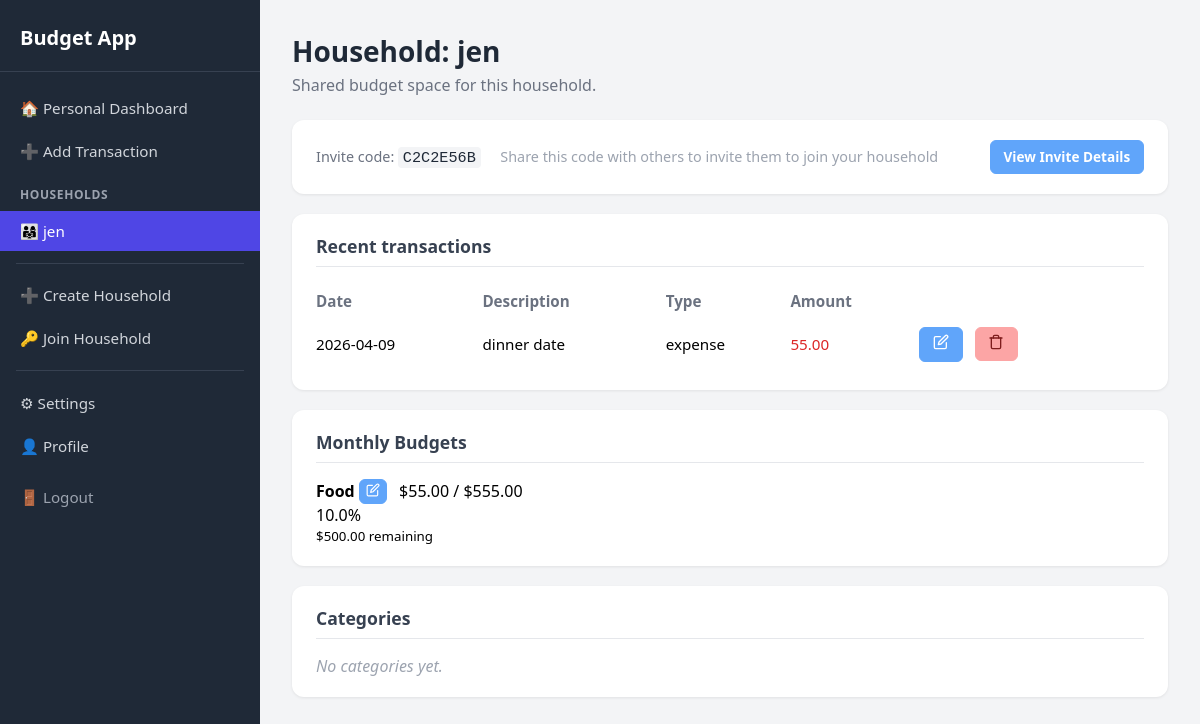
Screenshot of /household/1 (signed in) with the database file from the repository.
### app/models.py (models this page shows, shortened)
class Household(db.Model):
    __tablename__ = "household"
    household_id = db.Column(db.Integer, primary_key=True)
    name = db.Column(db.String(120), nullable=False)
    invite_code = db.Column(db.String(50), unique=True, nullable=True)
    memberships = db.relationship("HouseholdMembership", back_populates="household", lazy=True)
    categories = db.relationship("Category", backref="household", lazy=True, foreign_keys="Category.household_id")
    transactions = db.relationship("Transaction", backref="household", lazy=True)
    budgets = db.relationship("Budget", backref="household", lazy=True)

class Transaction(db.Model):
    __tablename__ = "transaction"
    transaction_id = db.Column(db.Integer, primary_key=True)
    amount = db.Column(db.Float, nullable=False)
    type = db.Column(db.String(10), nullable=False)  # "income" or "expense"
    date = db.Column(db.Date, nullable=False, default=date.today)
    description = db.Column(db.String(255), nullable=True)
    user_id = db.Column(db.Integer, db.ForeignKey("user.id"), nullable=False)
    household_id = db.Column(db.Integer, db.ForeignKey("household.household_id"), nullable=True)  # NULL = personal
    category_id = db.Column(db.Integer, db.ForeignKey("category.category_id"), nullable=True)

class Category(db.Model):
    __tablename__ = "category"
    category_id = db.Column(db.Integer, primary_key=True)
    name = db.Column(db.String(80), nullable=False)
    user_id = db.Column(db.Integer, db.ForeignKey("user.id"), nullable=True)
    household_id = db.Column(db.Integer, db.ForeignKey("household.household_id"), nullable=True)
    parent_id = db.Column(db.Integer, db.ForeignKey('category.category_id'), nullable=True)
    is_system = db.Column(db.Boolean, default=False)
    subcategories = db.relationship("Category", backref=db.backref("parent", remote_side=[category_id]), lazy=True)
    transactions = db.relationship("Transaction", backref="category", lazy=True)

class Budget(db.Model):
    __tablename__ = "budget"
    budget_id = db.Column(db.Integer, primary_key=True)
    description = db.Column(db.String(255), nullable=True)
    month = db.Column(db.Date, nullable=False)
    limit_amount = db.Column(db.Float, nullable=False)
    category_id = db.Column(db.Integer, db.ForeignKey("category.category_id"), nullable=False)
    user_id = db.Column(db.Integer, db.ForeignKey("user.id"), nullable=True)
    household_id = db.Column(db.Integer, db.ForeignKey("household.household_id"), nullable=True)
    category = db.relationship("Category", backref="budgets", lazy=True)

### app/main/dashboard.py (the view)
@bp.route("/household/<int:household_id>")
@login_required
def household_dashboard(household_id):
    household = Household.query.get(household_id)
    if not household or not current_user.is_member_of(household):
        abort(404)
    transactions = (
        Transaction.query.filter_by(household_id=household.household_id)
        .order_by(Transaction.date.desc())
        .limit(20)
        .all()
    )
    budgets = (
        Budget.query.filter_by(household_id=household.household_id)
        .order_by(Budget.month.desc())
        .limit(10)
        .all()
    )
    categories = Category.query.filter_by(household_id=household.household_id).order_by(Category.name).all()
    budget_report = get_budget_report(household_id=household.household_id)
    return render_template(
        "household.html",
        household=household,
        transactions=transactions,
        budgets=budgets,
        categories=categories,
        budget_report=budget_report,
    )

### app/models.py (called while the page is built)
    @property
    def households(self):
        return [m.household for m in self.memberships]

    def is_member_of(self, household):
        return any(m.household_id == household.household_id for m in self.memberships)

### app/templates/household.html (shortened to what this page needs)
{% extends "base.html" %}
{% block content %}
<h1 class="page-title">Household: {{ household.name }}</h1>
<p class="page-subtitle">Shared budget space for this household.</p>
<div class="card">
  <div style="display: flex; justify-content: space-between; align-items: center; gap: 1rem;">
    <div style="flex: 1;">
      <p style="margin: 0; color: #6b7280; font-size: 0.9rem;">
        Invite code: <span style="font-family: monospace; background: #f3f4f6; padding: 0.1rem 0.3rem; border-radius: 4px; font-size: 0.95rem; color: #1f2937;">{{ household.invite_code }}</span>
        <span style="margin-left: 1rem; color: #9ca3af;">Share this code with others to invite them to join your household</span>
      </p>
    </div>
    <a href="{{ url_for('main.show_invite_code', household_id=household.household_id) }}" class="btn-action btn-edit" style="margin: 0; white-space: nowrap;">View Invite Details</a>
  </div>
</div>
<div class="card">
  <h2>Recent transactions</h2>
  {% if transactions %}
  <table>
    <thead>
      <tr><th>Date</th><th>Description</th><th>Type</th><th>Amount</th></tr>
    </thead>
    <tbody>
      {% for t in transactions %}
      <tr>
        <td>{{ t.date.strftime('%Y-%m-%d') if t.date else '-' }}</td>
        <td>{{ t.description or '-' }}</td>
        <td>{{ t.type }}</td>
        <td class="amount-{{ t.type }}">{{ "%.2f"|format(t.amount) }}</td>
        <td>
          <a href="{{ url_for('main.edit_transaction', transaction_id=t.transaction_id) }}" class="btn-action btn-edit" title="Edit Transaction">
            <svg width="16" height="16" viewBox="0 0 24 24" fill="none" stroke="currentColor" stroke-width="2" stroke-linecap="round" stroke-linejoin="round">
              <path d="M11 4H4a2 2 0 0 0-2 2v14a2 2 0 0 0 2 2h14a2 2 0 0 0 2-2v-7"></path>
              <path d="M18.5 2.5a2.121 2.121 0 0 1 3 3L12 15l-4 1 1-4 9.5-9.5z"></path>
            </svg>
          </a>
          <form action="{{ url_for('main.delete_transaction', transaction_id=t.transaction_id) }}" method="POST" style="display:inline;" onsubmit="return confirm('Are you sure you want to delete this transaction?')">
            <button type="submit" class="btn-action btn-delete" title="Delete Transaction">
              <svg width="16" height="16" viewBox="0 0 24 24" fill="none" stroke="currentColor" stroke-width="2" stroke-linecap="round" stroke-linejoin="round">
                <polyline points="3,6 5,6 21,6"></polyline>
                <path d="M19,6v14a2,2,0,0,1-2,2H7a2,2,0,0,1-2-2V6m3,0V4a2,2,0,0,1,2-2h4a2,2,0,0,1,2,2V6"></path>
              </svg>
            </button>
          </form>
        </td>
      </tr>
      {% endfor %}
    </tbody>
  </table>
  {% else %}
  <p class="empty">No transactions yet.</p>
  {% endif %}
</div>
<div class="card">
  <h2>Monthly Budgets</h2>
  {% if budget_report %}
  {% for b in budget_report %}
  <div class="mb-3">
    <div class="d-flex justify-content-between">
      <strong>{{ b.category }}</strong>
      <span>
        <a href="{{ url_for('main.edit_budget', budget_id=b.budget_id) }}" class="btn-action btn-edit" title="Edit Budget" style="padding: 2px 6px; font-size: 0.85rem;">
          <svg width="14" height="14" viewBox="0 0 24 24" fill="none" stroke="currentColor" stroke-width="2" stroke-linecap="round" stroke-linejoin="round">
            <path d="M11 4H4a2 2 0 0 0-2 2v14a2 2 0 0 0 2 2h14a2 2 0 0 0 2-2v-7"></path>
            <path d="M18.5 2.5a2.121 2.121 0 0 1 3 3L12 15l-4 1 1-4 9.5-9.5z"></path>
          </svg>
        </a>
        ${{ "%.2f"|format(b.spent) }} / ${{ "%.2f"|format(b.limit) }}
      </span>
    </div>
    <div class="progress" style="height: 20px;">
      <div class="progress-bar {% if b.percent > 90 %}bg-danger{% elif b.percent > 70 %}bg-warning{% else %}bg-success{% endif %}"
           role="progressbar"
           style="width: {{ b.percent }}%;"
           aria-valuenow="{{ b.percent }}"
           aria-valuemin="0"
           aria-valuemax="100">
        {{ b.percent | round }}%
      </div>
    </div>
    <small class="text-muted">${{ "%.2f"|format(b.remaining) }} remaining</small>
  </div>
  {% endfor %}
  {% else %}
  <p class="empty">No budgets set yet. <a href="{{ url_for('main.create_budget', household_id=household.household_id) }}" class="btn-primary">Create a Budget</a></p>
  {% endif %}
</div>
<div class="card">
  <h2>Categories</h2>
  {% if categories %}
  <ul style="list-style: none; padding: 0; margin: 0;">
    {% for c in categories %}
    <li style="padding: 0.35rem 0;">{{ c.name }}</li>
    {% endfor %}
  </ul>
  {% else %}
  <p class="empty">No categories yet.</p>
  {% endif %}
</div>
{% endblock %}

### app/templates/base.html (shortened to what this page needs)
<!DOCTYPE html>
<html lang="en">
<head>
  <link rel="stylesheet" href="{{ url_for('static', filename='css/styles.css') }}">
</head>
<body class="app-body">
<div class="app-container">
  <aside class="sidebar">
    <h2 class="sidebar-brand">Budget App</h2>
    <nav class="sidebar-nav">
      <a href="{{ url_for('main.personal_dashboard') }}" class="sidebar-link {% if request.endpoint == 'main.personal_dashboard' %}active{% endif %}">🏠 Personal Dashboard</a>
      <a href="{{ url_for('main.add_transaction') }}" class="sidebar-link {% if request.endpoint == 'main.add_transaction' %}active{% endif %}">➕ Add Transaction</a>
      {% if current_user.households %}
        <div class="sidebar-section-label">Households</div>
        {% for h in current_user.households %}
          <a href="{{ url_for('main.household_dashboard', household_id=h.household_id) }}" class="sidebar-link {% if request.endpoint == 'main.household_dashboard' and household and household.household_id == h.household_id %}active{% endif %}">👨‍👩‍👧 {{ h.name }}</a>
        {% endfor %}
      {% endif %}
      <hr class="sidebar-hr">
      <a href="{{ url_for('main.create_household') }}" class="sidebar-link {% if request.endpoint == 'main.create_household' %}active{% endif %}">➕ Create Household</a>
      <a href="{{ url_for('main.join_household') }}" class="sidebar-link {% if request.endpoint == 'main.join_household' %}active{% endif %}">🔑 Join Household</a>
      <hr class="sidebar-hr">
      <a href="{{ url_for('main.settings') }}" class="sidebar-link {% if request.endpoint == 'main.settings' %}active{% endif %}">⚙ Settings</a>
      <a href="{{ url_for('main.profile') }}" class="sidebar-link {% if request.endpoint == 'main.profile' %}active{% endif %}">👤 Profile</a>
      <a href="{{ url_for('main.logout') }}" class="sidebar-link sidebar-link-logout">🚪 Logout</a>
    </nav>
  </aside>
  <main class="content">
    {% block content %}{% endblock %}
  </main>
</div>
</body>
</html>

### app/static/css/styles.css (style rules this page uses)
* { margin: 0; padding: 0; box-sizing: border-box; }
body { font-family: 'Segoe UI', system-ui, sans-serif; background: linear-gradient(135deg, #667eea 0%, #764ba2 100%); min-height: 100vh; display: flex; align-items: center; justify-content: center; padding: 20px; }
body.app-body { background: #f3f4f6; min-height: 100vh; display: block; padding: 0; align-items: stretch; justify-content: stretch; }
.app-container { display: flex; min-height: 100vh; }
.sidebar { width: 260px; min-width: 260px; background: #1f2937; color: #e5e7eb; padding: 1.5rem 0; display: flex; flex-direction: column; }
.sidebar-brand { font-size: 1.25rem; font-weight: 700; color: #fff; padding: 0 1.25rem 1.25rem; margin: 0; border-bottom: 1px solid #374151; }
.sidebar-nav { padding: 1rem 0; display: flex; flex-direction: column; gap: 0.25rem; }
.sidebar-link { display: block; padding: 0.6rem 1.25rem; color: #d1d5db; text-decoration: none; font-size: 0.95rem; transition: background 0.15s, color 0.15s; }
.sidebar-link.active { background: #4f46e5; color: #fff; }
.sidebar-link-logout { margin-top: 0.5rem; color: #9ca3af; }
.sidebar-section-label { font-size: 0.75rem; font-weight: 600; text-transform: uppercase; letter-spacing: 0.05em; color: #9ca3af; padding: 0.75rem 1.25rem 0.25rem; }
.sidebar-hr { border: none; border-top: 1px solid #374151; margin: 0.5rem 1rem; }
.content { flex: 1; padding: 2rem; overflow-auto; }
.content .page-title { color: #1f2937; font-size: 1.75rem; margin-bottom: 0.25rem; }
.content .page-subtitle { color: #6b7280; font-size: 1rem; margin-bottom: 1.5rem; }
.content .card { background: #fff; border-radius: 12px; box-shadow: 0 1px 3px rgba(0,0,0,0.08); padding: 1.25rem 1.5rem; margin-bottom: 1.25rem; }
.content .card h2 { font-size: 1.1rem; color: #374151; margin-bottom: 1rem; border-bottom: 1px solid #e5e7eb; padding-bottom: 0.5rem; }
.content table { width: 100%; border-collapse: collapse; font-size: 0.95rem; }
.content th, .content td { text-align: left; padding: 0.5rem 0; }
.content th { color: #6b7280; font-weight: 600; }
.content .amount-expense { color: #dc2626; }
.content .empty { color: #9ca3af; font-style: italic; }
.btn-action { display: inline-block; padding: 0.4rem 0.8rem; font-size: 0.85rem; font-weight: 600; text-decoration: none; border-radius: 6px; transition: all 0.2s; margin-right: 0.5rem; }
.btn-edit { background: #60a5fa; color: white; border: 1px solid #60a5fa; }
.btn-delete { background: #fca5a5; color: #7f1d1d; border: 1px solid #fca5a5; }

### rows the page displays
Household: name "jen", invite_code "C2C2E56B"
Transaction: date "2026-04-09", description "dinner date", type "expense", amount "55.00"
Category: category "Food"
Budget: limit "555.00"

### other values shown
{{ "%.2f"|format(b.spent) }} "55.00"
{{ b.percent | round }} "10.0"
{{ "%.2f"|format(b.remaining) }} "500.00"
